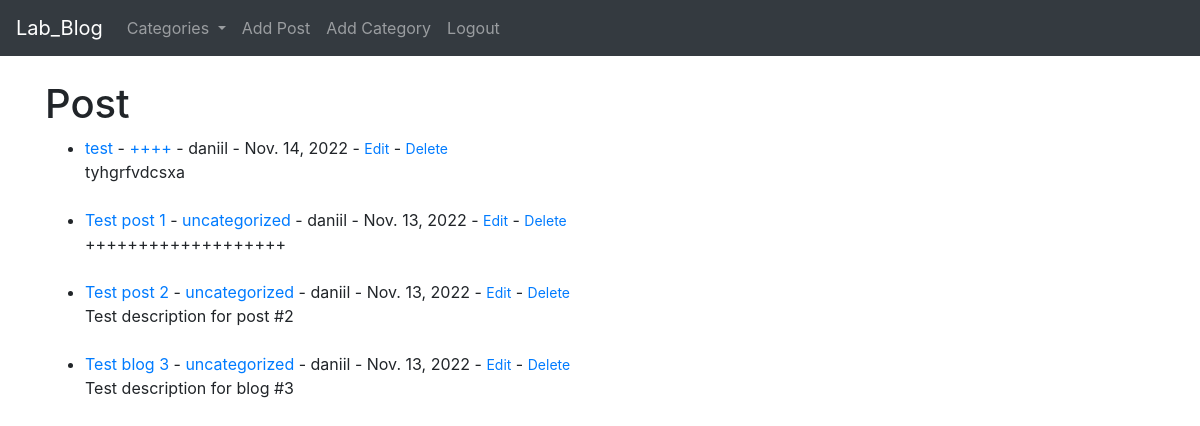
The app's page / (signed in) with its own data.
### the_blog/models.py (models this page shows, shortened)
class Post(models.Model):
    title = models.CharField(max_length = 255)
    title_tag = models.CharField(max_length = 255)
    author = models.ForeignKey(User, on_delete = models.CASCADE)
    body = models.TextField()
    post_date = models.DateField(auto_now_add = True)
    category = models.CharField(max_length = 255, default = 'uncategorized')

### the_blog/views.py (the view)
# urls.py: path('', HomeView.as_view(), name = "home"),
class HomeView(ListView):
    model = Post
    template_name = "home.html"
    ordering = ['-post_date']
    def get_context_data(self, *args, **kwargs):
        categ_menu = Category.objects.all()
        context = super(HomeView, self).get_context_data(*args, **kwargs)
        context["categ_menu"] = categ_menu
        return context

### the_blog/models.py (called while the page is built)
    def __str__(self):
        return self.name

### the_blog/templates/home.html
{% extends 'base.html' %}
{% block content %}
<h1>
    Post
</h1>
<ul>
{% for post in object_list %}
<li><a href = "{% url 'article-detail' post.pk %}">{{ post.title }}</a> -
    <a href = "{% url 'category' post.category %}">{{ post.category }}</a> - {{ post.author }} - {{ post.post_date }} -
    {% if user.is_authenticated %}
        <small><a href = "{% url 'update_post' post.pk %}">Edit</a></small> -
        <small><a href = "{% url 'delete_post' post.pk %}">Delete</a></small><br/>
    {% endif %}
{{ post.body|slice:":500"|safe }}</li>
<br/>
{% endfor %}
</ul>
{% endblock %}

### records on screen
Post: title "test", category "++++", author "daniil", post_date "Nov. 14, 2022", body "tyhgrfvdcsxa"
Post: title "Test post 1", category "uncategorized", author "daniil", post_date "Nov. 13, 2022", body "+++++++++++++++++++"
Post: title "Test post 2", category "uncategorized", author "daniil", post_date "Nov. 13, 2022", body "Test description for post #2"
Post: title "Test blog 3", category "uncategorized", author "daniil", post_date "Nov. 13, 2022", body "Test description for blog #3"
